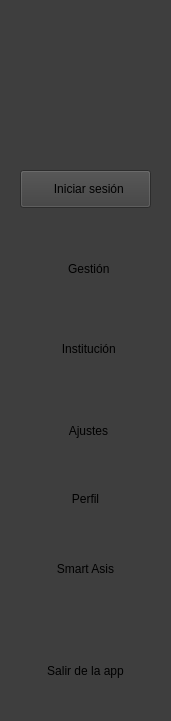
   <widget class="QWidget" name="icon_text_widget" native="true">
    <property name="geometry">
     <rect>
      <x>100</x>
      <y>0</y>
      <width>171</width>
      <height>721</height>
     </rect>
    </property>
    <property name="styleSheet">
     <string notr="true">QWidget{
	background-color: rgb(62, 62, 62);
	color:black;
}

QPushButton:checked {
    background-color: white;
    border-radius: 3px;
}

</string>
    </property>
    <widget class="QPushButton" name="salir2">
     <property name="geometry">
      <rect>
       <x>20</x>
       <y>650</y>
       <width>131</width>
       <height>41</height>
      </rect>
     </property>
     <property name="styleSheet">
      <string notr="true">border-radius:15px;
font: 12pt &quot;Holy Friday&quot;;</string>
     </property>
     <property name="text">
      <string>Salir de la app</string>
     </property>
     <property name="icon">
      <iconset resource="../imagenes/Recursos.qrc">
       <normaloff>:/Principal/signoutsmall1.png</normaloff>
       <normalon>:/Principal/signoutsmall2.png</normalon>:/Principal/signoutsmall1.png</iconset>
     </property>
     <property name="iconSize">
      <size>
       <width>30</width>
       <height>30</height>
      </size>
     </property>
     <property name="checkable">
      <bool>true</bool>
     </property>
    </widget>
    <widget class="QPushButton" name="ajustes2">
     <property name="geometry">
      <rect>
       <x>20</x>
       <y>410</y>
       <width>131</width>
       <height>41</height>
      </rect>
     </property>
     <property name="styleSheet">
      <string notr="true">border-radius:15px;
font: 12pt &quot;Holy Friday&quot;;</string>
     </property>
     <property name="text">
      <string>  Ajustes</string>
     </property>
     <property name="icon">
      <iconset resource="../imagenes/Recursos.qrc">
       <normaloff>:/Principal/settingssmall1.png</normaloff>
       <normalon>:/Principal/settingssmall2.png</normalon>:/Principal/settingssmall1.png</iconset>
     </property>
     <property name="iconSize">
      <size>
       <width>30</width>
       <height>30</height>
      </size>
     </property>
     <property name="checkable">
      <bool>true</bool>
     </property>
     <property name="autoExclusive">
      <bool>true</bool>
     </property>
    </widget>
    <widget class="QPushButton" name="dashboard2">
     <property name="geometry">
      <rect>
       <x>20</x>
       <y>170</y>
       <width>131</width>
       <height>38</height>
      </rect>
     </property>
     <property name="mouseTracking">
      <bool>false</bool>
     </property>
     <property name="styleSheet">
      <string notr="true">border-radius:15px;
font: 12pt &quot;Holy Friday&quot;;

QPushButton {
    border-radius: 15px;
    font: 12pt &quot;Holy Friday&quot;;
    padding-left: 0px; 
}

QPushButton:checked {
    background-color: white;
    border-radius: 3px;
}

QPushButton:hover{
	 color:rgb(21, 101, 51);
}</string>
     </property>
     <property name="text">
      <string>  Iniciar sesión</string>
     </property>
     <property name="icon">
      <iconset resource="../imagenes/Recursos.qrc">
       <normaloff>:/Principal/dashboardsmall1.png</normaloff>
       <normalon>:/Principal/dashboardsmall2.png</normalon>:/Principal/dashboardsmall1.png</iconset>
     </property>
     <property name="iconSize">
      <size>
       <width>30</width>
       <height>30</height>
      </size>
     </property>
     <property name="checkable">
      <bool>true</bool>
     </property>
     <property name="autoExclusive">
      <bool>true</bool>
     </property>
    </widget>
    <widget class="QPushButton" name="institucion2">
     <property name="geometry">
      <rect>
       <x>20</x>
       <y>330</y>
       <width>131</width>
       <height>38</height>
      </rect>
     </property>
     <property name="styleSheet">
      <string notr="true">border-radius:15px;
font: 12pt &quot;Holy Friday&quot;;</string>
     </property>
     <property name="text">
      <string>  Institución</string>
     </property>
     <property name="icon">
      <iconset resource="../imagenes/Recursos.qrc">
       <normaloff>:/Principal/institutionsmall1.png</normaloff>
       <normalon>:/Principal/institutionsmall2.png</normalon>:/Principal/institutionsmall1.png</iconset>
     </property>
     <property name="iconSize">
      <size>
       <width>40</width>
       <height>40</height>
      </size>
     </property>
     <property name="checkable">
      <bool>true</bool>
     </property>
     <property name="autoExclusive">
      <bool>true</bool>
     </property>
    </widget>
    <widget class="QPushButton" name="perfil2">
     <property name="geometry">
      <rect>
       <x>20</x>
       <y>480</y>
       <width>131</width>
       <height>38</height>
      </rect>
     </property>
     <property name="styleSheet">
      <string notr="true">border-radius:15px;
font: 12pt &quot;Holy Friday&quot;;</string>
     </property>
     <property name="text">
      <string>Perfil</string>
     </property>
     <property name="icon">
      <iconset resource="../imagenes/Recursos.qrc">
       <normaloff>:/Principal/teacherssmall1.png</normaloff>
       <normalon>:/Principal/teacherssmall2.png</normalon>:/Principal/teacherssmall1.png</iconset>
     </property>
     <property name="iconSize">
      <size>
       <width>32</width>
       <height>32</height>
      </size>
     </property>
     <property name="checkable">
      <bool>true</bool>
     </property>
     <property name="autoExclusive">
      <bool>true</bool>
     </property>
    </widget>
    <widget class="QLabel" name="label_7">
     <property name="geometry">
      <rect>
       <x>30</x>
       <y>10</y>
       <width>121</width>
       <height>131</height>
      </rect>
     </property>
     <property name="minimumSize">
      <size>
       <width>40</width>
       <height>40</height>
      </size>
     </property>
     <property name="text">
      <string/>
     </property>
     <property name="pixmap">
      <pixmap resource="../imagenes/Recursos.qrc">:/Principal/Logo app.png</pixmap>
     </property>
     <property name="scaledContents">
      <bool>true</bool>
     </property>
    </widget>
    <widget class="QPushButton" name="gestion2">
     <property name="geometry">
      <rect>
       <x>20</x>
       <y>250</y>
       <width>131</width>
       <height>38</height>
      </rect>
     </property>
     <property name="styleSheet">
      <string notr="true">border-radius:15px;
font: 12pt &quot;Holy Friday&quot;;</string>
     </property>
     <property name="text">
      <string>  Gestión</string>
     </property>
     <property name="icon">
      <iconset resource="../imagenes/Recursos.qrc">
       <normaloff>:/Principal/logosmall1.png</normaloff>
       <normalon>:/Principal/logosmall2.png</normalon>:/Principal/logosmall1.png</iconset>
     </property>
     <property name="iconSize">
      <size>
       <width>40</width>
       <height>40</height>
      </size>
     </property>
     <property name="checkable">
      <bool>true</bool>
     </property>
     <property name="autoExclusive">
      <bool>true</bool>
     </property>
    </widget>
    <widget class="QPushButton" name="info_smart2">
     <property name="geometry">
      <rect>
       <x>20</x>
       <y>550</y>
       <width>131</width>
       <height>38</height>
      </rect>
     </property>
     <property name="styleSheet">
      <string notr="true">border-radius:15px;
font: 12pt &quot;Holy Friday&quot;;</string>
     </property>
     <property name="text">
      <string>Smart Asis</string>
     </property>
     <property name="icon">
      <iconset resource="../imagenes/Recursos.qrc">
       <normaloff>:/Principal/informacion.png</normaloff>:/Principal/informacion.png</iconset>
     </property>
     <property name="iconSize">
      <size>
       <width>32</width>
       <height>32</height>
      </size>
     </property>
     <property name="checkable">
      <bool>true</bool>
     </property>
     <property name="autoExclusive">
      <bool>true</bool>
     </property>
    </widget>
   </widget>
